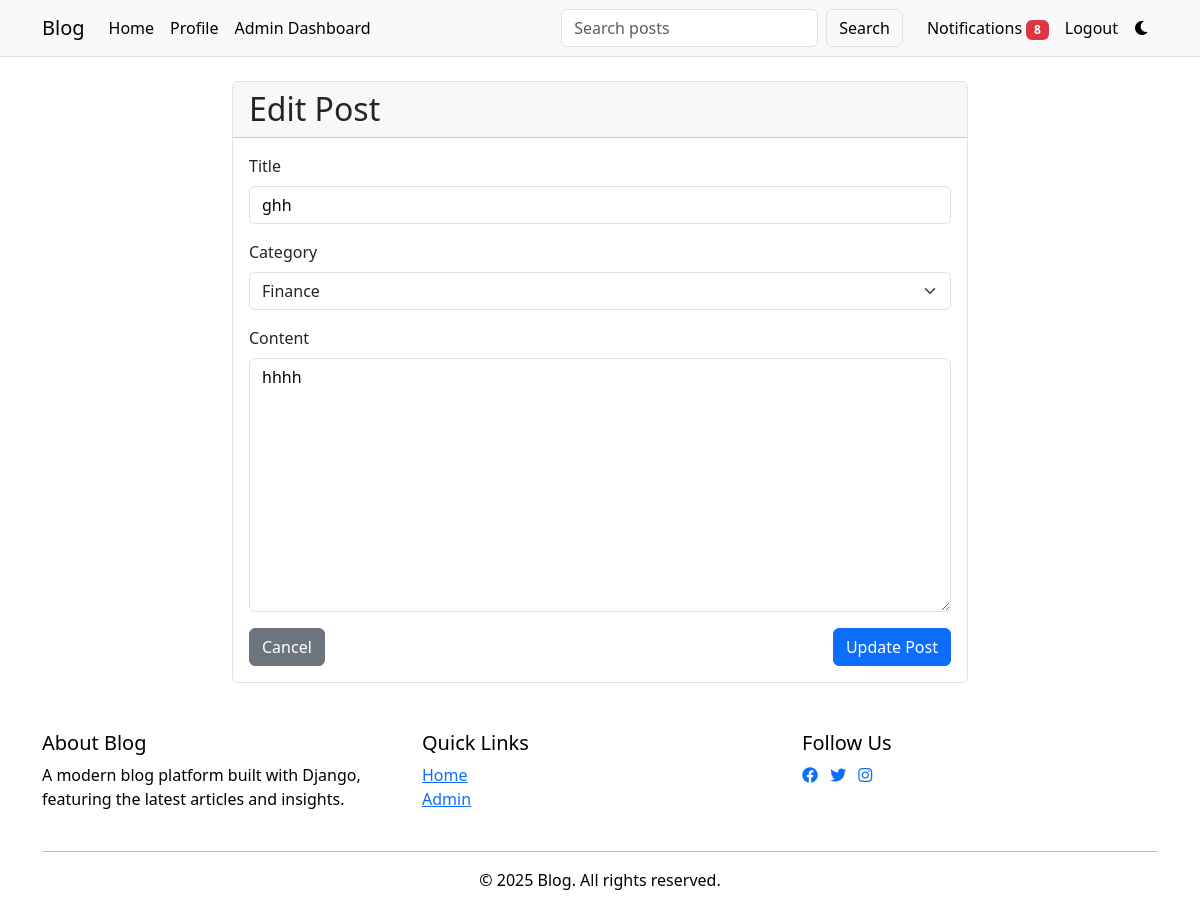
Page /admin-dashboard/post/ghh/edit/ (signed in) on the committed database.
### core/models.py (models this page shows, shortened)
class Post(models.Model):
    title = models.CharField(max_length=200)
    slug = models.SlugField(unique=True)
    content = models.TextField()
    author = models.ForeignKey(User, on_delete=models.CASCADE, related_name='posts')
    category = models.ForeignKey(Category, on_delete=models.CASCADE, related_name='posts', null=True)
    created_at = models.DateTimeField(auto_now_add=True)
    updated_at = models.DateTimeField(auto_now=True)
    views = models.PositiveIntegerField(default=0)
    likes = models.ManyToManyField(User, related_name='liked_posts', blank=True)
    image = models.ImageField(upload_to='blog_images/', null=True, blank=True)
    class Meta:
        ordering = ['-created_at']

class Category(models.Model):
    name = models.CharField(max_length=100, unique=True)
    slug = models.SlugField(unique=True, blank=True)
    created_at = models.DateTimeField(auto_now_add=True)
    class Meta:
        verbose_name_plural = 'Categories'
        ordering = ['-created_at']

### core/views.py (the view, shortened to what this page needs)
# urls.py: path('admin-dashboard/post/<slug:slug>/edit/', views.edit_post, name='edit_post'),
@login_required
@user_passes_test(is_admin)
def edit_post(request, slug):
    post = get_object_or_404(Post, slug=slug)
    categories = Category.objects.all()
    context = {
        'post': post,
        'categories': categories,
    }
    return render(request, 'core/auth/edit_post.html', context)

### core/context_processors.py (called while the page is built)
def notification_count(request):
    if request.user.is_authenticated:
        count = request.user.notifications.filter(is_read=False).count()
        return {'unread_notifications_count': count}
    return {'unread_notifications_count': 0}

### core/views.py (called while the page is built)
def is_admin(user):
    return user.email == 'admin@gmail.com'

### core/templates/core/auth/edit_post.html (shortened to what this page needs)
{% extends 'core/base.html' %}
{% block content %}
<div class="container mt-4">
    <div class="row">
        <div class="col-md-8 offset-md-2">
            <div class="card">
                <div class="card-header">
                    <h2 class="mb-0">Edit Post</h2>
                </div>
                <div class="card-body">
                    <form method="post" enctype="multipart/form-data">
                        <div class="mb-3">
                            <label for="title" class="form-label">Title</label>
                            <input type="text" class="form-control" id="title" name="title" value="{{ post.title }}" required>
                        </div>
                        <div class="mb-3">
                            <label for="category" class="form-label">Category</label>
                            <select class="form-select" id="category" name="category" required>
                                {% for category in categories %}
                                    <option value="{{ category.id }}" {% if category.id == post.category.id %}selected{% endif %}>
                                        {{ category.name }}
                                    </option>
                                {% endfor %}
                            </select>
                        </div>
                        <div class="mb-3">
                            <label for="content" class="form-label">Content</label>
                            <textarea class="form-control" id="content" name="content" rows="10" required>{{ post.content }}</textarea>
                        </div>
                        <div class="d-flex justify-content-between">
                            <a href="{% url 'core:post_detail' slug=post.slug %}" class="btn btn-secondary">Cancel</a>
                            <button type="submit" class="btn btn-primary">Update Post</button>
                        </div>
                    </form>
                </div>
            </div>
        </div>
    </div>
</div>
{% endblock %}

### core/templates/core/base.html (style rules this page uses)
:root { --bg-primary: #ffffff; --text-primary: #000000; --bg-secondary: #f8f9fa; --card-bg: #ffffff; --border-color: #dee2e6; --navbar-bg: #f8f9fa; --navbar-text: #000000; --navbar-link: #000000; --navbar-link-hover: #0d6efd; }
body { background-color: var(--bg-primary); color: var(--text-primary); transition: background-color 0.3s, color 0.3s; }
.card { background-color: var(--card-bg); border-color: var(--border-color); transition: transform 0.3s, background-color 0.3s; }
.form-control { background-color: var(--bg-primary); border-color: var(--border-color); color: var(--text-primary); }

### rows in the picture
Post: title "ghh", category "Finance", content "hhhh"
